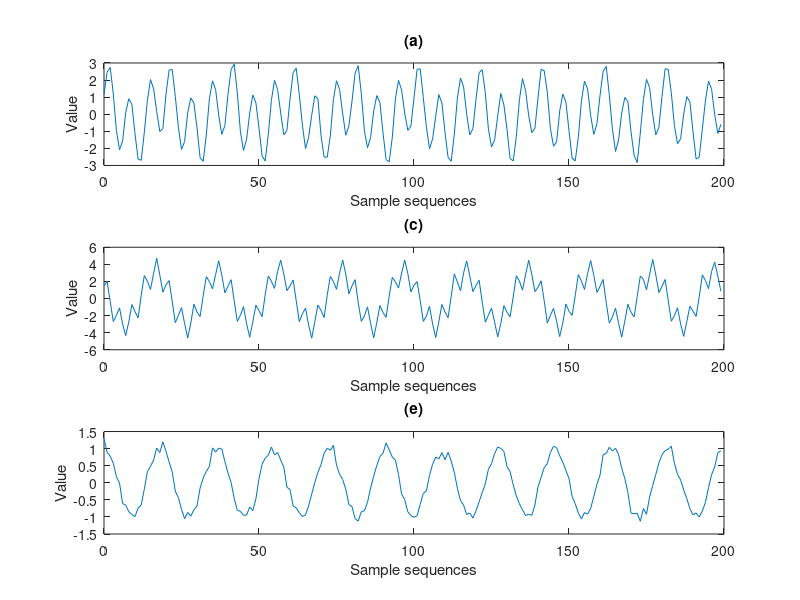

This figure's MATLAB source:
% close all;
% clear all;clc;
figure('Name','Question 3-(b)') ;
p=pi;
n=0:1:199;
x0=cos(.1*p.*n)+2*sin(.3*p.*n);
x2=3*cos(.1*p.*n+p/3)+1.5*sin(.5*p.*n);
x4=cos(.11*p.*n);
x0=x0+.1*randn(1,length(x0));
x2=x2+.1*randn(1,length(x2));
x4=x4+.1*randn(1,length(x4));
% plot(n,x0,'r-',n,x1,'b-',n,x2,'g-',n,x3,'c-',n,x4,'k-');
% title('Lab03-2');
% legend('x[0]','x[1]','x[2]','x[3]','x[4]');
subplot(3,1,1)
plot(n,x0);
title('(a)');
xlabel('Sample sequences');ylabel('Value');
subplot(3,1,2)
plot(n,x2);
title('(c)');
xlabel('Sample sequences');ylabel('Value');
subplot(3,1,3)
plot(n,x4);
title('(e)');
xlabel('Sample sequences');ylabel('Value');